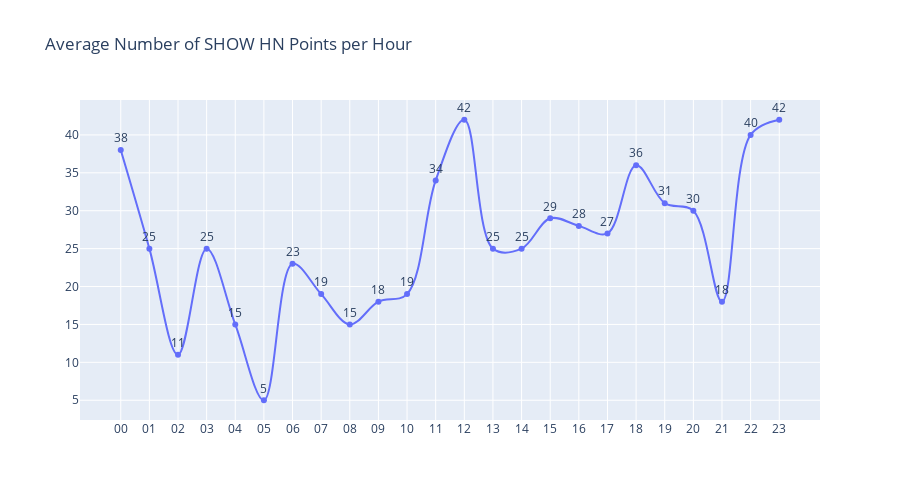

The cell this chart's notebook holds for it:
### Markdown cell above
##### **Average Number of `SHOW HN` points by Hour**

### Code cell
show_points_hours, avg_show_points_hrs = points_per_hour(show_posts,6,3)

#Data Visualisation
visual(avg_show_points_hrs,("Average Number of SHOW HN Points per Hour"),'Points')

### Figure 1 — Plotly figure (JSON) as saved in the notebook; plotly's stock layout.template omitted (floating-point values rounded to 4 significant figures)
{"data": [{"line": {"shape": "spline"}, "mode": "lines+markers+text", "text": [38, 25, 11, 25, 15, 5, 23, 19, 15, 18, 19, 34, 42, 25, 25, 29, 28, 27, 36, 31, 30, 18, 40, 42], "textposition": "top center", "x": ["00", "01", "02", "03", "04", "05", "06", "07", "08", "09", "10", "11", "12", "13", "14", "15", "16", "17", "18", "19", "20", "21", "22", "23"], "y": [38, 25, 11, 25, 15, 5, 23, 19, 15, 18, 19, 34, 42, 25, 25, 29, 28, 27, 36, 31, 30, 18, 40, 42], "type": "scatter"}], "layout": {"uniformtext": {"minsize": 6}, "showlegend": false, "height": 500, "title": {"text": "Average Number of SHOW HN Points per Hour"}}}
